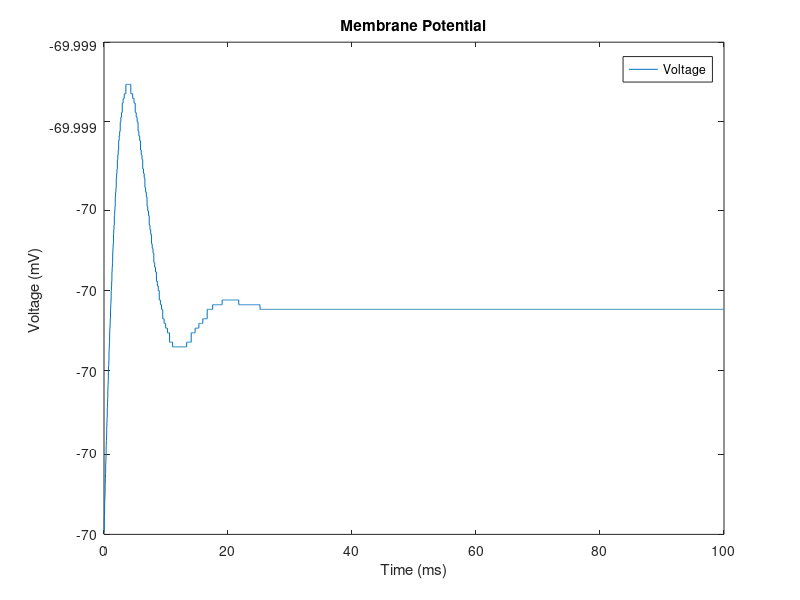
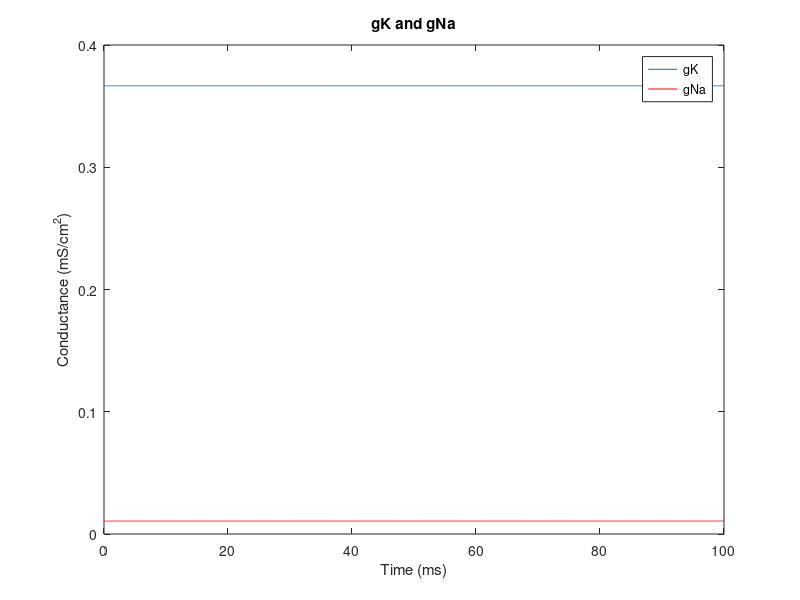

The MATLAB source for these figures, in order:
%Akash Mathew
%ECE 4784
%Problem 1 Steady state neuron

clear all
close all

t_sim = 100; %simulation time in milliseconds
dt = 1/t_sim; %time step
t = 0:dt:t_sim; %time array 

I(1:length(t)) = 0; %injected current of 0 amps for 100 ms

%conductances
gbar_K = 36;
gbar_Na = 120;
gbar_L = .3;

%gate voltages
E_K = -12;
E_Na = 115;
E_L = 10.6;

%membrane rest voltage and capacitance
V_rest = -70;
C_m = 1;


V_m = 0; %intial voltage to calculate initial value of m,n,h

a_m = .1*( (25-V_m) / (exp((25-V_m)/10)-1)); %alpha_m
b_m = 4*exp(-V_m/18);%beta_m

a_n = .01 * ( (10-V_m) / (exp((10-V_m)/10)-1)); %alpha_n
b_n = .125*exp(-V_m/80); %beta_n

a_h = .07*exp(-V_m/20); %alpha_h
b_h = 1/(exp((30-V_m)/10)+1); %beta_h

%initial values of m,n and h
m = a_m/(a_m+b_m); %m_0 
n = a_n/(a_n+b_n); %n_0
h = a_h/(a_h+b_h); %h_0


%calculation at each time step
for i=1:length(t)-1
    %Gating variables
    a_m(i) = .1*( (25-V_m(i)) / (exp((25-V_m(i))/10)-1) );
    b_m(i) = 4*exp(-V_m(i)/18);
    
    a_n(i) = .01 * ( (10-V_m(i)) / (exp((10-V_m(i))/10)-1) );
    b_n(i) = .125*exp(-V_m(i)/80);
    
    a_h(i) = .07*exp(-V_m(i)/20);
    b_h(i) = 1/(exp((30-V_m(i))/10)+1);
    
    %Currents
    I_Na = (m(i)^3) * gbar_Na * h(i) * (V_m(i)-E_Na); 
    I_K = (n(i)^4) * gbar_K * (V_m(i)-E_K); 
    I_L = gbar_L *(V_m(i)-E_L); 
    I_ion = I(i) - I_K - I_Na - I_L; 
    
    V_m(i+1) = V_m(i) + dt*I_ion/C_m;
    m(i+1) = m(i) + dt*(a_m(i) *(1-m(i)) - b_m(i) * m(i));
    n(i+1) = n(i) + dt*(a_n(i) *(1-n(i)) - b_n(i) * n(i)); 
    h(i+1) = h(i) + dt*(a_h(i) *(1-h(i)) - b_h(i) * h(i));
end

V_m = V_m + V_rest;

%Action potential plot
figure
Vm = plot(t,V_m);
legend(Vm,'Voltage')
ylabel('Voltage (mV)')
xlabel('Time (ms)')
title('Membrane Potential')

%Conductance plot
figure
gK = plot(t,gbar_K*n.^4);
hold on
gNa = plot(t,gbar_Na*(m.^3).*h,'r');
legend([gK, gNa], 'gK', 'gNa')
ylabel('Conductance (mS/cm^2)')
xlabel('Time (ms)')
title('gK and gNa')










